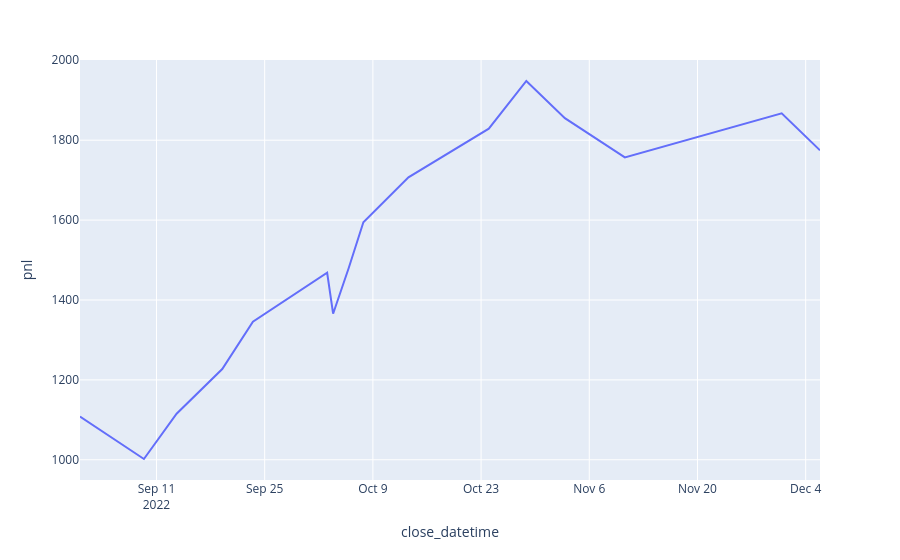

The notebook cell saved with this chart:
### Code cell
px.line(result, x='close_datetime', y='pnl')

### Figure 1 — Plotly figure (JSON) as saved in the notebook; plotly's stock layout.template omitted (floating-point values rounded to 4 significant figures)
{"data": [{"hovertemplate": "close_datetime=%{x}<br>pnl=%{y}<extra></extra>", "legendgroup": "", "line": {"color": "#636efa", "dash": "solid"}, "marker": {"symbol": "circle"}, "mode": "lines", "name": "", "orientation": "v", "showlegend": false, "type": "scatter", "x": ["2022-09-01T02:30:00+02:00", "2022-09-09T09:00:00+02:00", "2022-09-13T14:30:00+02:00", "2022-09-19T12:15:00+02:00", "2022-09-23T11:30:00+02:00", "2022-10-03T02:00:00+02:00", "2022-10-03T20:30:00+02:00", "2022-10-05T21:00:00+02:00", "2022-10-07T18:30:00+02:00", "2022-10-13T14:30:00+02:00", "2022-10-24T00:00:00+02:00", "2022-10-28T20:30:00+02:00", "2022-11-02T20:15:00+01:00", "2022-11-10T14:30:00+01:00", "2022-11-30T21:30:00+01:00", "2022-12-05T20:30:00+01:00", null], "xaxis": "x", "y": [1108.0, 1002.0, 1115.0, 1227.0, 1346.0, 1468.0, 1366.0, 1480.0, 1595.0, 1707.0, 1829.0, 1948.0, 1855.0, 1757.0, 1867.0, 1775.0, null], "yaxis": "y"}], "layout": {"legend": {"tracegroupgap": 0}, "margin": {"t": 60}, "xaxis": {"anchor": "y", "domain": [0, 1], "title": {"text": "close_datetime"}}, "yaxis": {"anchor": "x", "domain": [0, 1], "title": {"text": "pnl"}}}}
